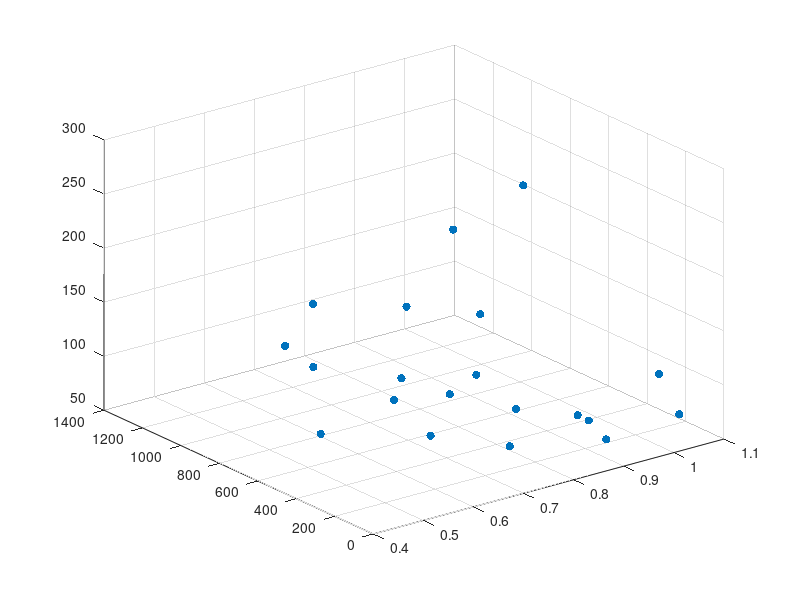

Source code (MATLAB): (Note: this script raises an error after producing the figure.)
%% Initialization

%% ================ Part 1: Feature Normalization ================

%% Clear and Close Figures
clear ; close all; clc
format short g;
fprintf('Loading data ...\n');

%% Load Data
%nombrearchivo = input('Introduce the name of the data file:');
data = load('datos.txt');
[trainingexamples numberfeaturesy] = size(data);
X = data(:, 1:(numberfeaturesy-1));
y = data(:, numberfeaturesy);
m = length(y);

%Showing the data
figure (1);
scatter3(X(:,1),X(:,2),y,'filled');


% Print out some data points
fprintf('First 10 examples from the dataset: \n');
fprintf(' x = [%.0f %.0f], y = %.0f \n', [X(1:10,:) y(1:10,:)]');

fprintf('Program paused. Press enter to continue.\n');
pause;

% Scale features and set them to zero mean
fprintf('Normalizing Features ...\n');

[X mu sigma] = featureNormalize(X);

% Add intercept term to X
X = [ones(m, 1) X];

figure (2);
scatter3(X(:,1),X(:,2),y,'filled');

%% ================ Part 2: Gradient Descent ================

% ====================== YOUR CODE HERE ======================
% Instructions: We have provided you with the following starter
%               code that runs gradient descent with a particular
%               learning rate (alpha). 
%
%               Your task is to first make sure that your functions - 
%               computeCost and gradientDescent already work with 
%               this starter code and support multiple variables.
%
%               After that, try running gradient descent with 
%               different values of alpha and see which one gives
%               you the best result.
%
%               Finally, you should complete the code at the end
%               to predict the price of a 1650 sq-ft, 3 br house.
%
% Hint: By using the 'hold on' command, you can plot multiple
%       graphs on the same figure.
%
% Hint: At prediction, make sure you do the same feature normalization.
%

fprintf('Running gradient descent ...\n');

% Choose some alpha value
alpha = 0.1;
num_iters = 400;

% Init Theta and Run Gradient Descent 
theta = zeros(numberfeaturesy, 1);
[theta, J_history] = gradientDescentMulti(X, y, theta, alpha, num_iters);

%Plot H_theta(X)

tx = linspace (-3, 3, 100);
ty = linspace (-3, 3, 100);
[xx, yy] = meshgrid (tx, ty);
tz = theta(1)+theta(2)*xx+theta(3)*yy;
figure(3);
mesh (tx, ty, tz);
xlabel('tx');
ylabel('ty');
zlabel('tz');
title('3-D plot')

% Plot the convergence graph
figure(4);
plot(1:numel(J_history), J_history, '-b', 'LineWidth', 2);
xlabel('Number of iterations');
ylabel('Cost J');

% Display gradient descent's result
fprintf('Theta computed from gradient descent: \n');
fprintf(' %f \n', theta);
fprintf('\n');

%% Estimate the price of a 1650 sq-ft, 3 br house
%% ====================== YOUR CODE HERE ======================
%% Recall that the first column of X is all-ones. Thus, it does
%% not need to be normalized.
X_example = input('Intruce your features: (in a row vector form)');
X_example = (X_example-mu)./sigma;
X_example = [1 X_example];
price = theta'*X_example'; % You should change this
%
%
%% ============================================================
%
fprintf(['Predicted price is ' ...
         '(using gradient descent):\n $%f\n'], price);
%
%fprintf('Program paused. Press enter to continue.\n');
%pause;
